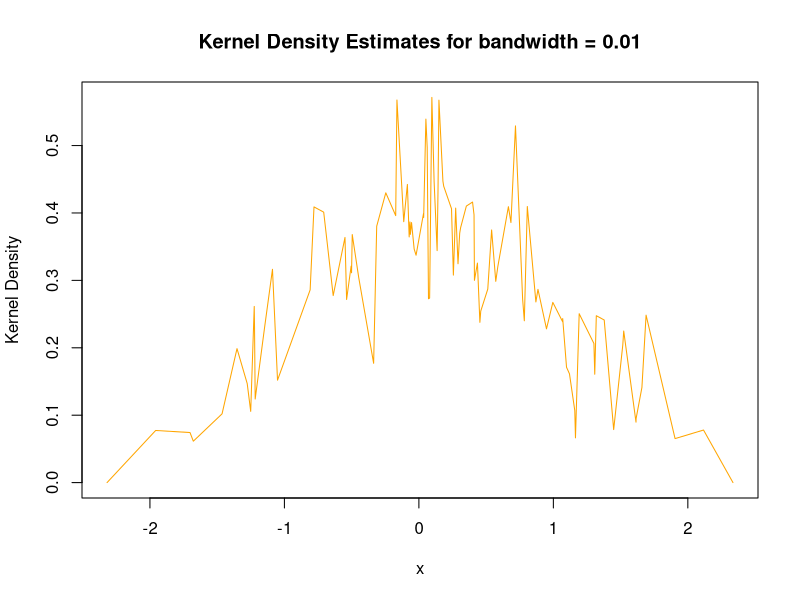
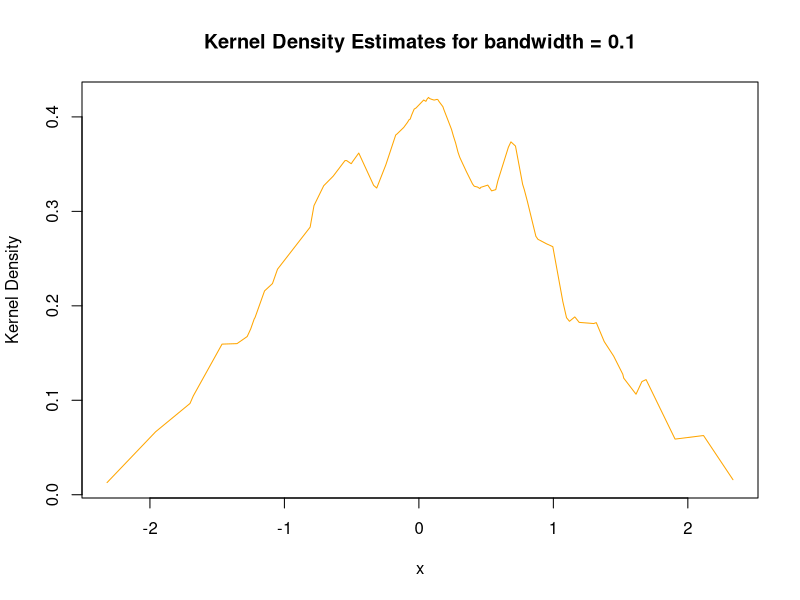
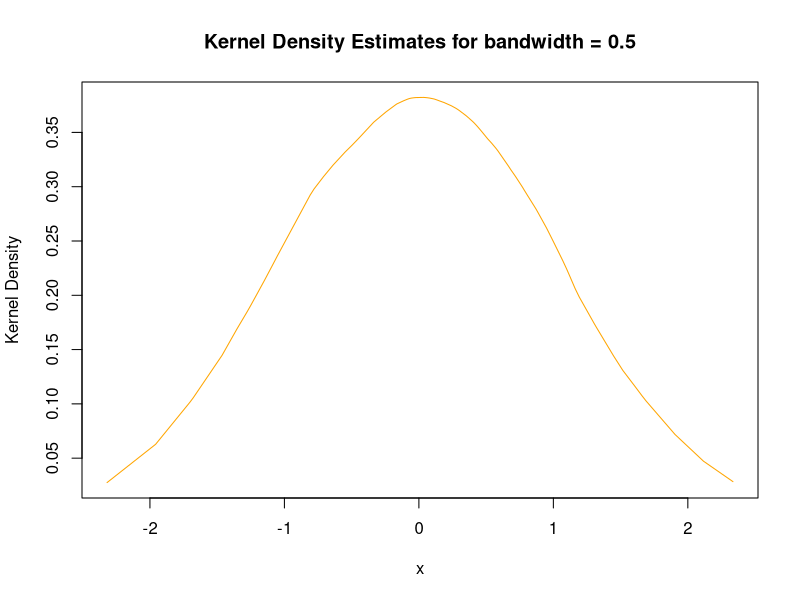
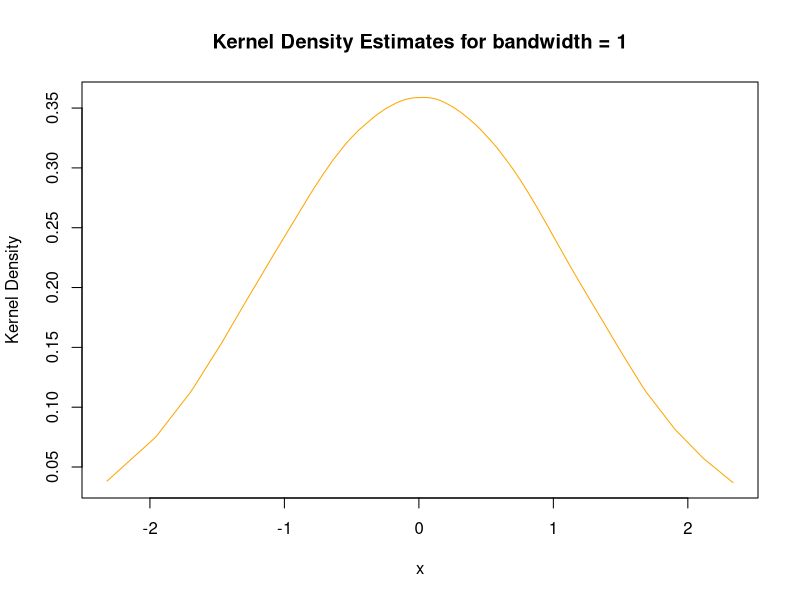
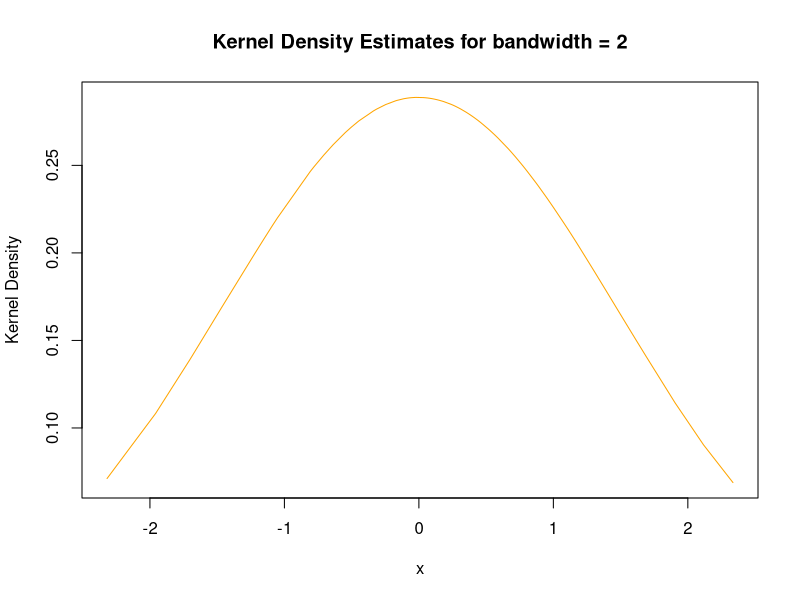

Write R code to recreate these figures, in order. (Note: this script raises an error after producing the figures.)
## ---- chunk 1
#Create the Epanechnikov kernel function with bandwidth = 1
epan_kernel <-function(x,h=1){
  x <-x/h
  a <- as.numeric(abs(x) <= 1)
  value <- (3/4) * ( 1 - x^2 ) * a
  return(value)
}

#Create the kernel density function.
#x: training vector 
#x_new: test set
#h: bandwidth 
#return kernel density estimate 

h = 1
kern_density <- function(x, h, x_new){
  sapply(x_new, function(k){
    estimate <-mean(epan_kernel(k-x,h))/h
    return(estimate)
  })
  }

# create a list of bandwidth for testing 
h = c(0.01,0.1,0.5,1,2)

# hand construct a testing dataset 
set.seed(666)
x <- rnorm(2000, 0, 1)
x_new <- sort(rnorm(100, 0, 1))

# visually test the function with different bandwidth 
for (i in h){
  plot(x_new, kern_density(x,i,x_new), xlab = "x",ylab = "Kernel Density", main = paste("Kernel Density Estimates for bandwidth =", i),type="l",col="orange")  
}

## ---- chunk 2
# embbed pictures into r
knitr::include_graphics('/Users/graceyin/Desktop/bis557/image/Question 3.jpeg')
## ---- chunk 3
# embbed pictures into r
knitr::include_graphics('/Users/graceyin/Desktop/bis557/image/Question 4.jpeg')
## ---- chunk 4
# embbed pictures into r
knitr::include_graphics('/Users/graceyin/Desktop/bis557/image/Question 5.jpeg')
## ---- chunk 5
#Check current KKT conditions (Reference to Textbook)
casl_lenet_check_kkt <- function(X, y, b, lambda) {
  
  resids <- y - X %*% b 
  s <- apply(X, 2, function(xj) crossprod(xj, resids)) /
    lambda / nrow(X)
  # return a vector indicating where the KKT conditions have been
  # violated by the variables that are currently zero 
  (b == 0) & (abs(s) >=1)
}

## ---- chunk 6
#install.packages("glmnet")
library("glmnet")

#Check variables to see if they violate KKT condition
#x:a numeric data matrix
#y: response vector
#return alogical vector indicating whether the KKT conditions have been violated

lasso_reg_with_screening <- function(x, y){
  est <- cv.glmnet(x,y,alpha=1)
  lambda <- est$lambda.1se
  b <- est$glmnet.fit$beta[, est$lambda == lambda]
  print(b)
  casl_lenet_check_kkt(x, y, b, lambda)
}

## ---- chunk 7
data("iris")
x <- scale(model.matrix(Sepal.Length ~. -1, iris))
y <- scale(iris[,1])
lasso_reg_with_screening(x, y)
